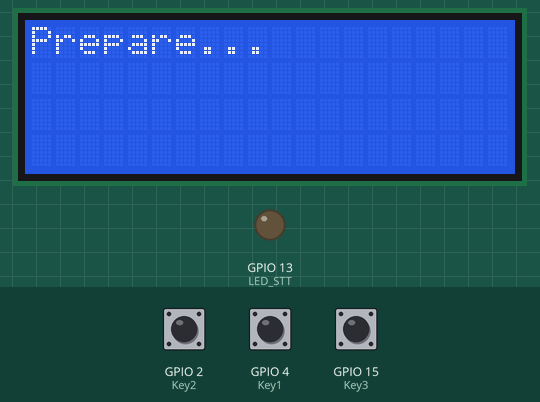
This sketch was run on a simulated ESP32. Parts: 20×4 character LCD, output pins drawn as LEDs (lit = HIGH). Inputs (shaded band) come from the test bench; at power-on: GPIO 2 (Key2) LOW, GPIO 4 (Key1) LOW, GPIO 15 (Key3) LOW. WiFi joins after 1.5 s; servers stay silent unless stated; the Firebase database answers and starts empty; what the sketch prints to the serial monitor is not drawn.

Above: at 0.1 s.
At 44.38 s:
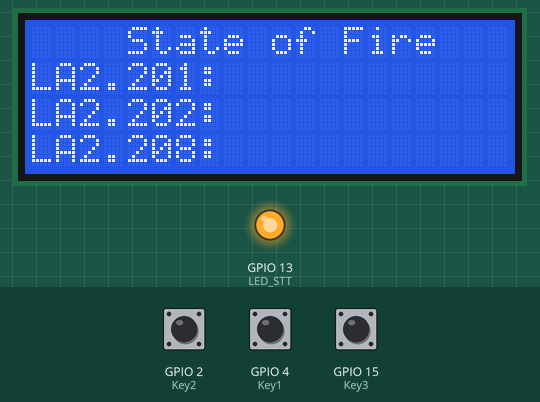
At 53.4 s:
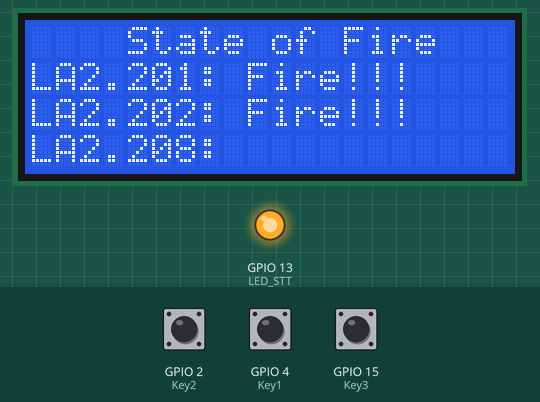
At 62.1 s:
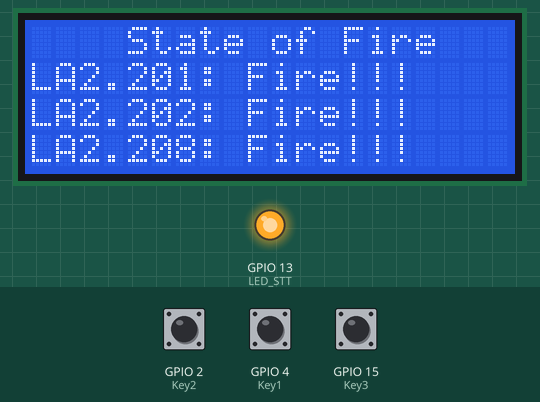
Timing chart, 0 to 63.6 s (numbered marks = the images above):
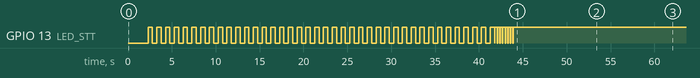

The sketch:

centralnode.ino
```cpp
#include <WiFi.h>
#include <WiFiAP.h>
#include <WiFiClient.h>
#include <WiFiGeneric.h>
#include <WiFiMulti.h>
#include <WiFiSTA.h>
#include <WiFiScan.h>
#include <WiFiServer.h>
#include <WiFiType.h>
#include <WiFiUdp.h>
#include <ESP32Firebase.h>
#include <LiquidCrystal_I2C.h>
LiquidCrystal_I2C lcd(0x27, 20, 4); // Set the LCD address to 0x27 for a 16 chars and 2 line display
WiFiClient client;
const char* ssid = "esp32";   // your network SSID (name)
const char* password = "12345678";   // your network password
#define REFERENCE_URL "https://cap2-firebaseusa-default-rtdb.firebaseio.com/"  // My Firebase project reference url
// introduce button1
int Key1 = 4;
int b=0;
bool prevState1 = LOW;
bool stateb1 = false;
// Introduce button2
int Key2 = 2;
bool prevState2 = LOW;
bool stateb2 = false;
// Introduce Button3
int Key3 = 15;
bool prevState3 = LOW;
bool stateb3 = false;
unsigned long lastTime = 0;
unsigned long timerDelay = 10; // Example delay of 100 mili second
String SDT1="0965225481";  //SDT CHINH
String stateroom1;
String stateroom2;
String stateroom3;
#define LED_STT 13  // LED BA0
Firebase firebase(REFERENCE_URL);

void setup()
{
   Serial.begin(115200);
  Serial.println();
  Serial.print("Connecting to ");
  Serial.println(ssid);
  WiFi.begin(ssid, password);
  lcd.init();                       // Initialize the LCD
  lcd.backlight();                  // Turn on the backlight
  lcd.clear();
  lcd.setCursor(0,0);
  lcd.print("Prepare...");                      // Clear the LCD screen
  while (WiFi.status() != WL_CONNECTED)
  {
    delay(500);
    Serial.print(".");
  }
  Serial.println("WiFi connected");
  Serial.println("IP address: ");
  Serial.println(WiFi.localIP());

  WiFi.mode(WIFI_STA);
  //set up sim
  // initialize the button pins as input with pull-up:
  pinMode(Key1, INPUT);
  pinMode(Key2, INPUT);
  pinMode(Key3, INPUT);
  pinMode(LED_STT,OUTPUT);
  digitalWrite(LED_STT,0);
  delay(200);

     for(int a=0;a<40;a++)   //Doi 40s cho co song' ( 20-60s tuy noi )
 {
  digitalWrite(LED_STT,0);
  delay(500);
  digitalWrite(LED_STT,1);
  delay(500);
 }


       // m? serial v?i baudrate 9600

  Serial.print("AT\r\n");  //gui lenh AT test SIM
  digitalWrite(LED_STT,0);
  delay(50);
  digitalWrite(LED_STT,1);
  delay(250);
  Serial.print("ATE0\r\n");// OFF rep
  digitalWrite(LED_STT,0);
  delay(50);
  digitalWrite(LED_STT,1);
  delay(250);
  Serial.print("AT+CSCS=\"GSM\"\r\n");
  digitalWrite(LED_STT,0);
  delay(50);
  digitalWrite(LED_STT,1);
  delay(250);
  Serial.print("AT+CMGF=1\r\n");
  digitalWrite(LED_STT,0);
  delay(50);
  digitalWrite(LED_STT,1);
  delay(250);
  Serial.print("AT+CNMI=2,2,0,0,0\r\n");
  digitalWrite(LED_STT,0);
  delay(50);
  digitalWrite(LED_STT,1);
  delay(250);
  Serial.print("AT+CMGDA=\"DEL ALL\"\r\n");
  digitalWrite(LED_STT,0);delay(50); digitalWrite(LED_STT,1);delay(250);
  Serial.print("AT+CLIP=1\r\n");
  digitalWrite(LED_STT,0);delay(50); digitalWrite(LED_STT,1);delay(250);
  Serial.print("AT&W\r\n");
  digitalWrite(LED_STT,0);delay(50); digitalWrite(LED_STT,1);delay(250);
  lcd.setCursor(0,0);
  lcd.print("Ready...");

}

void loop()
{
  lcd.setCursor(0,0);
  lcd.print("    State of Fire");
  lcd.setCursor(0,1);
  lcd.print("LA2.201:");
  lcd.setCursor(0,2);
  lcd.print("LA2.202:");
  lcd.setCursor(0,3);
  lcd.print("LA2.208:");
  if ((millis() - lastTime) > timerDelay)
  {
    lastTime = millis(); // Update last time

    // Connect or reconnect to WiFi
    if (WiFi.status() != WL_CONNECTED)
    {
      Serial.print("Attempting to connect");
      while (WiFi.status() != WL_CONNECTED) {
        WiFi.begin(ssid, password);
        delay(500);
        Serial.print(".");
      }
      Serial.println("\nConnected.");
    }

    button1();
    button2();
    button3();
    getroom1();
    getroom2();
    getroom3();
  }
}

void button1()
{
  int currentState1 = digitalRead(Key1);
  if (currentState1 == HIGH && prevState1 == LOW)
  {
    stateb1 = !stateb1; // Toggle the state
    if (stateb1)
    {
      firebase.setString("Node 1/State Number", "1");
      lcd.setCursor(0, 0);               // Set the cursor to the first column and first row
      lcd.print(" State of each room   ");     // Print some text
      lcd.setCursor(0,1);
      lcd.print("Room1: Fire");
      guitinnhan(SDT1," Lab 201 is fire!!!");
      delay(2000);
    }
    else
    {
      firebase.setString("Node 1/State Number", "0");
    }
  }

  prevState1 = currentState1;
  delay(50);
}

void button2()
{
  int currentState2 = digitalRead(Key2);
  if (currentState2 == HIGH && prevState2 == LOW)
  {
    stateb2 = !stateb2; // Toggle the state
    if (stateb2)
    {
      firebase.setString("Node 2/State Number", "1");
      //lcd.setCursor(0, 0);               // Set the cursor to the first column and first row
      //lcd.print(" State of each room   ");     // Print some text
      lcd.setCursor(0,1);
      lcd.print("Room 2: Fire");
      guitinnhan(SDT1," Lab 202 is fire!!!");
      delay(5000);
    }
    else
    {
      firebase.setString("Node 2/State Number", "0");
    }
  }

  prevState2 = currentState2;
  delay(50);
}
void button3()
{
  int currentState3 = digitalRead(Key3);
  if (currentState3 == HIGH && prevState3 == LOW)
  {
    stateb3 = !stateb3; // Toggle the state
    if (stateb3)
    {
      //firebase.setString("Node 3/State Number", "1");
            lcd.setCursor(0, 0);               // Set the cursor to the first column and first row
      lcd.print(" State of each room   ");     // Print some text
      lcd.setCursor(0,1);
      lcd.print("Room 3: Fire");
      guitinnhan(SDT1," Lab 203 is fire!!!");
      delay(2000);
    }
    else
    {
      firebase.setString("Node 3/State Number", "0");
    }
  }
  prevState3 = currentState3;
  delay(50);
}
 void goidien(String sdtnhan)
{

  Serial.print("ATD");
  delay(200);
  Serial.print(SDT1);
  delay(200);
  Serial.println(";");

}
void getroom1()
{if(b%3==0){
  b++;
    stateroom1 = firebase.getString("Node 1/State");
                     // Turn on the backlight
                          // Clear the LCD screen
    if (stateroom1 != "Normal_State")
    {

      //firebase.setString("Node 1/State Number", "1");
      //lcd.setCursor(0,0);
      lcd.setCursor(0,1);
      lcd.print("LA2.201: Fire!!!");
      guitinnhan(SDT1," Lab 201 is fire!!!");
      delay(2000);
      goidien(SDT1);
      delay(5000);
  Serial.print("AT+CVHU=0\r\n");delay(100);
  Serial.print("ATH\r\n");delay(100);
    }
    else
    {
      //firebase.setString("Node 1/State Number", "0");
      lcd.setCursor(0,1);
      lcd.print("LA2.201: No Fire");
    }
}}

void getroom2()
{if(b%3==1){
    b++;
    stateroom2 = firebase.getString("Node 2/State");
                     // Turn on the backlight
                           // Clear the LCD screen
    if (stateroom2 != "Normal_State")
    {

      //firebase.setString("Node 2/State Number", "1");
      //lcd.print("State of each room");     // Print some text
      lcd.setCursor(0,2);
      lcd.print("LA2.202: Fire!!!");
      guitinnhan(SDT1," Lab 202 is fire!!!");
      delay(2000);
      goidien(SDT1);
    delay(5000);
  Serial.print("AT+CVHU=0\r\n");delay(100);
  Serial.print("ATH\r\n");delay(100);
    }
    else
    {
      //firebase.setString("Node 2/State Number", "0");
      lcd.setCursor(0,2);
      lcd.print("LA2.202: No Fire");
    }
}}

void getroom3()
{if(b%3==2){
  b++;
    stateroom3 = firebase.getString("Node 3/State");
                     // Turn on the backlight
                          // Clear the LCD screen
    if (stateroom3 != "Normal_State")
    {

      //firebase.setString("Node 3/State Number", "1");
      //lcd.print("State of each room");     // Print some text
      lcd.setCursor(0,3);
      lcd.print("LA2.208: Fire!!!");
      guitinnhan(SDT1," Lab 208 is fire!!!");
      delay(2000);
      goidien(SDT1);
      delay(5000);
  Serial.print("AT+CVHU=0\r\n");delay(100);
  Serial.print("ATH\r\n");delay(100);
    }
    else
    {
      //firebase.setString("Node 3/State Number", "0");
      lcd.setCursor(0,3);
      lcd.print("LA2.208: No Fire");
    }
}}


void guitinnhan(String sdtnhan,String noidung)
{

  Serial.print("AT+CMGS=\"");
  delay(200);
  Serial.print(sdtnhan) ;
  delay(200);
  Serial.println("\"")  ;
  delay(200);
  Serial.print(noidung) ;
  delay(200);
  Serial.write(26)      ;
  delay(200);     // Ending sendmessage

}
```

Measured:
- what the display in image 2 shows lasts 8.8 s, from 53.3 s to 62.1 s
